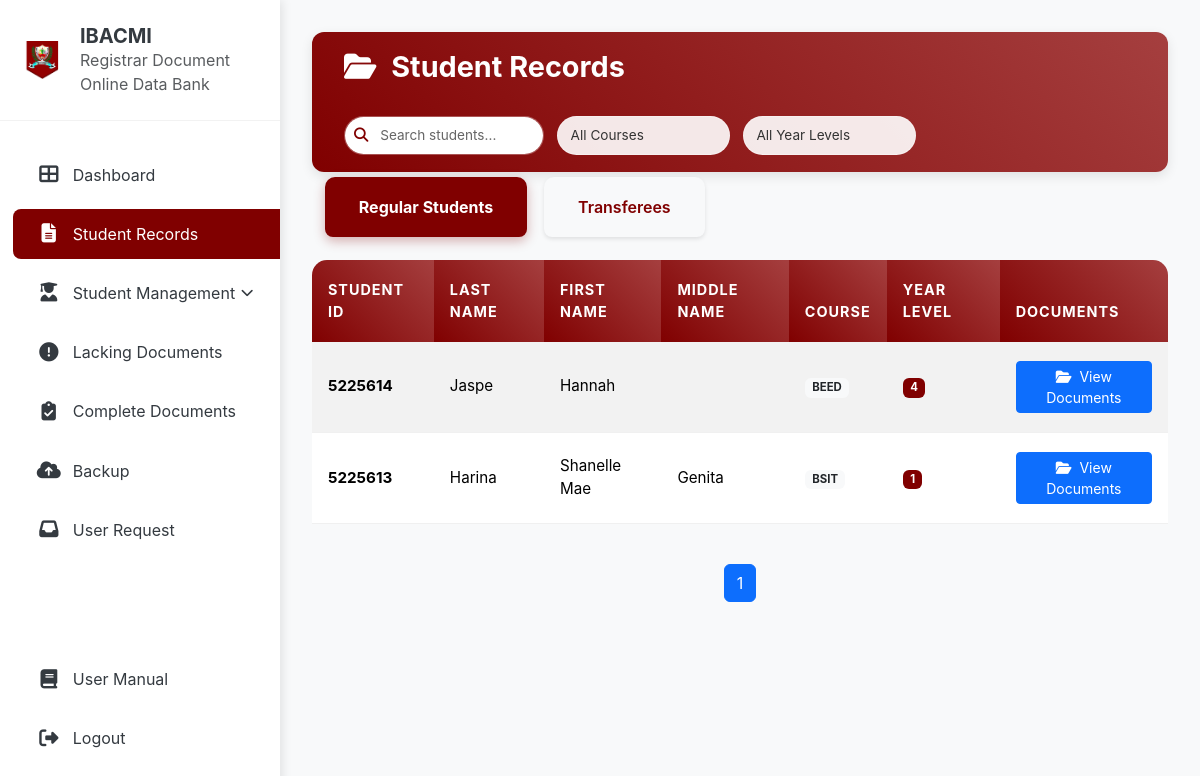
The page /AdminAccount/Document.php on the database as committed earlier.
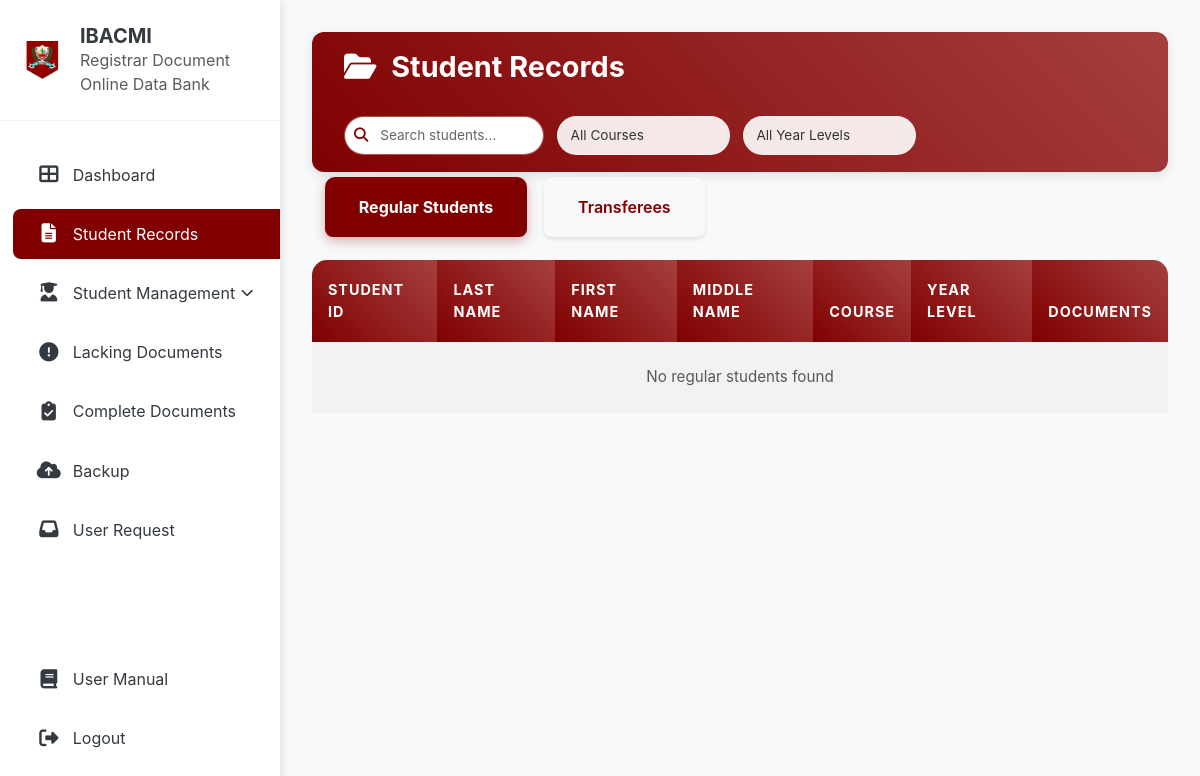
The same page on the database as committed later.
### tables this page shows
CREATE TABLE `students` (
  `id` int(11) NOT NULL,
  `student_id` varchar(20) NOT NULL,
  `first_name` varchar(50) NOT NULL,
  `middle_name` varchar(50) DEFAULT NULL,
  `last_name` varchar(50) NOT NULL,
  `course` varchar(10) NOT NULL,
  `year_level` int(11) NOT NULL,
  `student_type` enum('Regular','Transferee') NOT NULL DEFAULT 'Regular',
  `marriage_cert_required` tinyint(1) DEFAULT 0,
  `status` enum('complete','incomplete','archived') NOT NULL DEFAULT 'incomplete',
  `date_added` timestamp NOT NULL DEFAULT current_timestamp(),
  `graduation_date` date DEFAULT NULL,
  `is_graduated` tinyint(1) DEFAULT 0,
  `is_archived` tinyint(1) DEFAULT 0
);

### AdminAccount/Document.php (the view, shortened to what this page needs)
<?php
$isStaffView = defined('IS_STAFF_VIEW') && IS_STAFF_VIEW;
$staffInfo = $isStaffView && defined('STAFF_INFO') ? STAFF_INFO : array();
$page = isset($_GET['page']) ? (int)$_GET['page'] : 1;
$limit = 25;
$offset = ($page - 1) * $limit;
$sql_regular = "
    SELECT id, student_id, last_name, first_name, middle_name, course, year_level
    FROM students
    WHERE student_type = 'Regular'
    ORDER BY date_added DESC
    LIMIT $limit OFFSET $offset
";
$result_regular = $conn->query($sql_regular);
$sql_count_regular = "SELECT COUNT(*) as total FROM students WHERE student_type = 'Regular'";
$result_count_regular = $conn->query($sql_count_regular);
$row_count_regular = $result_count_regular->fetch_assoc();
$total_pages_regular = ceil($row_count_regular['total'] / $limit);
?>
<!DOCTYPE html>
<html lang="en">
<head>
    <link href="../bootstrap/css/bootstrap.min.css" rel="stylesheet">
    <link href="https://cdnjs.cloudflare.com/ajax/libs/font-awesome/6.5.1/css/all.min.css" rel="stylesheet">
    <?php if ($isStaffView): ?>
        <link href="../AdminAccount/css/sidebar.css" rel="stylesheet">
    <?php else: ?>
        <link href="css/sidebar.css" rel="stylesheet">
    <?php endif; ?>
</head>
<body>
    <div class="container-fluid p-0">
        <?php
        if ($isStaffView) {
            include '../StaffAccount/staffsidebar.php';
            renderSidebar('students', 'staff', $staffInfo);
        } else {
            include 'sidebar.php';
            renderSidebar('document');
        }
        ?>
        <div class="main-content">
            <div class="page-header-container no-print">
                <div class="page-header-left">
                    <h1><i class="fas fa-folder-open me-2"></i> Student Records</h1>
                </div>
                <div class="page-header-controls">
                    <div class="filter-container active" id="regular-controls">
                        <div class="search-container">
                            <i class="fas fa-search"></i>
                            <input type="text" id="regularStudentSearch" placeholder="Search students..." class="form-control">
                        </div>
                        <select id="regularStudentCourseFilter" class="form-select">
                            <option value="all">All Courses</option>
                        </select>
                        <select id="regularYearLevelFilter" class="form-select">
                            <option value="all">All Year Levels</option>
                        </select>
                    </div>
                </div>
            </div>
            <div class="tab-navigation-container no-print">
                <ul class="nav nav-tabs" id="studentTabs" role="tablist">
                    <li class="nav-item" role="presentation">
                        <button class="nav-link active" id="regular-students-tab" data-bs-toggle="tab" data-bs-target="#regular-students" type="button" role="tab" aria-controls="regular-students" aria-selected="true">
                            Regular Students
                        </button>
                    </li>
                    <li class="nav-item" role="presentation">
                        <button class="nav-link" id="transferees-tab" data-bs-toggle="tab" data-bs-target="#transferees" type="button" role="tab" aria-controls="transferees" aria-selected="false">
                            Transferees
                        </button>
                    </li>
                </ul>
            </div>
            <div class="tab-content" id="studentTabsContent">
                <div class="tab-pane fade show active" id="regular-students" role="tabpanel" aria-labelledby="regular-students-tab">
                    <div class="table-container no-print">
                        <div class="table-responsive">
                            <table class="table data-table table-striped table-hover">
                                <thead>
                                    <tr>
                                        <th>Student ID</th>
                                        <th>Last Name</th>
                                        <th>First Name</th>
                                        <th>Middle Name</th>
                                        <th>Course</th>
                                        <th>Year Level</th>
                                        <th>Documents</th>
                                    </tr>
                                </thead>
                                <tbody>
                                    <?php
                                    if ($result_regular && $result_regular->num_rows > 0) {
                                        while ($row = $result_regular->fetch_assoc()) {
                                            $studentId = $row['student_id'];
                                            $studentDbId = $row['id'];
                                            echo "<tr data-course='" . htmlspecialchars($row['course']) . "'>
                                                    <td><strong>" . htmlspecialchars($studentId) . "</strong></td>
                                                    <td>" . htmlspecialchars($row['last_name']) . "</td>
                                                    <td>" . htmlspecialchars($row['first_name']) . "</td>
                                                    <td>" . htmlspecialchars($row['middle_name']) . "</td>
                                                    <td><span class='badge bg-light text-dark'>" . htmlspecialchars($row['course']) . "</span></td>
                                                    <td><span class='badge bg-maroon'>" . htmlspecialchars($row['year_level']) . "</span></td>
                                                    <td>
                                                        <button type='button' class='btn btn-primary btn-sm view-docs'
                                                                data-bs-toggle='modal'
                                                                data-bs-target='#documentModal'
                                                                data-student-id='" . htmlspecialchars($studentDbId) . "'
                                                                data-student-name='" . htmlspecialchars($row['first_name'] . ' ' . $row['last_name']) . "'
                                                                data-student-type='Regular'>
                                                            <i class='fas fa-folder-open me-1'></i> View Documents
                                                        </button>
                                                    </td>
                                                  </tr>";
                                        }
                                    } else {
                                        echo "<tr><td colspan='7' class='text-center text-muted py-4'>No regular students found</td></tr>";
                                    }
                                    ?>
                                </tbody>
                            </table>
                        </div>
                        <nav aria-label="Page navigation" class="mt-4 no-print">
                            <ul class="pagination justify-content-center">
                                <?php for ($i = 1; $i <= $total_pages_regular; $i++): ?>
                                    <li class="page-item <?php echo $i == $page ? 'active' : ''; ?>">
                                        <a class="page-link" href="?page=<?php echo $i; ?>"><?php echo $i; ?></a>
                                    </li>
                                <?php endfor; ?>
                            </ul>
                        </nav>
                    </div>
                </div>
            </div>
        </div>
    </div>
<?php
if (!$isStaffView): ?>
</body>
</html>
<?php endif; ?>

### AdminAccount/sidebar.php
<?php
function renderSidebar($activePage = 'dashboard', $headerType = 'logo', $staffInfo = null) {
    $navItems = [
        'dashboard' => ['href' => 'dashboard.php', 'icon' => 'fa-th-large', 'text' => 'Dashboard'],
        'document' => ['href' => 'Document.php', 'icon' => 'fa-file-alt', 'text' => 'Student Records'],
        'student_management' => ['submenu' => true],
        'lacking' => ['href' => 'lackingofdoc.php', 'icon' => 'fa-exclamation-circle', 'text' => 'Lacking Documents'],
        'complete' => ['href' => 'completedoc.php', 'icon' => 'fa-clipboard-check', 'text' => 'Complete Documents'],
        'backup' => ['href' => 'backup.html', 'icon' => 'fa-cloud-upload-alt', 'text' => 'Backup'],
    ];
    if ($headerType !== 'profile') {
        $navItems['userrequest'] = ['href' => 'userrequest.html', 'icon' => 'fa-inbox', 'text' => 'User Request'];
    }
    $bottomItems = [
        'manual' => ['href' => 'usersmanual.html', 'icon' => 'fa-book', 'text' => 'User Manual'],
        'logout' => ['href' => 'landingpage.html', 'icon' => 'fa-sign-out-alt', 'text' => 'Logout'],
    ];
    echo '<nav class="sidebar">';
    if ($headerType === 'profile' && $staffInfo) {
        echo '<div class="brand-container">
            <div class="profile-container">
                <div class="profile-image">
                    ' . (!empty($staffInfo['profile_picture']) ? '<img src="' . htmlspecialchars($staffInfo['profile_picture']) . '" alt="Profile">' : '<i class="fas fa-user-circle"></i>') . '
                </div>
                <div class="profile-info">
                    <h6 class="mb-0">' . htmlspecialchars($staffInfo['first_name'] ?? '') . ' ' . htmlspecialchars($staffInfo['last_name'] ?? '') . '</h6>
                    <span class="profile-role">' . htmlspecialchars($staffInfo['position'] ?? '') . '</span>
                </div>
                <button class="btn btn-sm btn-outline-primary edit-profile-btn" data-bs-toggle="modal" data-bs-target="#profileModal">
                    <i class="fas fa-edit"></i>
                </button>
            </div>
        </div>';
    } else {
        echo '<div class="brand-container d-flex align-items-center">
            <img src="../photos/IBAlogo.png" alt="IBACMI Logo" class="me-3">
            <div class="brand-text">
                <h5 class="mb-0 fw-bold">IBACMI</h5>
                <span class="text-muted fs-6">Registrar Document Online Data Bank</span>
            </div>
        </div>';
    }
    echo '<div class="menu-bar mt-4">
            <ul class="nav flex-column">';
    foreach ($navItems as $key => $item) {
        if ($key === 'student_management') {
            echo '<li class="nav-item position-relative">
                <a class="nav-link" href="#">
                    <div class="nav-link-content">
                        <i class="fas fa-user-graduate"></i>
                        <span class="nav-text" style="white-space: nowrap;">Student Management</span>
                    </div>
                    <i class="fas fa-chevron-down dropdown-icon"></i>
                </a>
                <ul class="nav flex-column submenu">
                    <li class="nav-item">
                        <a class="nav-link" href="newstudent.html">
                            <i class="fas fa-user-plus"></i>
                            <span class="nav-text">New Student</span>
                        </a>
                    </li>
                    <li class="nav-item">
                        <a class="nav-link" href="transferee.html">
                            <i class="fas fa-user-plus"></i>
                            <span class="nav-text">Transferee</span>
                        </a>
                    </li>
                </ul>
            </li>';
        } else {
            $active = ($activePage === $key) ? ' active' : '';
            echo '<li class="nav-item">
                <a class="nav-link' . $active . '" href="' . $item['href'] . '">
                    <div class="nav-link-content">
                        <i class="fas ' . $item['icon'] . '"></i>
                        <span class="nav-text">' . $item['text'] . '</span>
                    </div>
                </a>
            </li>';
        }
    }
    echo '</ul>
        </div>
        <div class="bottom-content mt-auto">
            <ul class="nav flex-column">';
    foreach ($bottomItems as $key => $item) {
        $active = ($activePage === $key) ? ' active' : '';
        echo '<li class="nav-item">
            <a class="nav-link' . $active . '" href="' . $item['href'] . '">
                <div class="nav-link-content">
                    <i class="fas ' . $item['icon'] . '"></i>
                    <span class="nav-text">' . $item['text'] . '</span>
                </div>
            </a>
        </li>';
    }
    echo '</ul>
        </div>
    </nav>';
}
?>

### AdminAccount/css/sidebar.css (style rules this page uses)
:root { --primary: #800000; --primary-hover: #6a0000; --primary-light: #a52a2a; --primary-dark: #600000; --sidebar-bg: #ffffff; --text-dark: #343a40; --border-radius: 12px; --transition: all 0.3s ease; --card-shadow: 0 4px 12px rgba(0, 0, 0, 0.1); --gray-50: #f9fafb; --gray-100: #f3f4f6; --gray-200: #e5e7eb; --gray-300: #d1d5db; --gray-400: #9ca3af; --gray-500: #6b7280; --gray-600: #4b5563; --gray-700: #374151; --gray-800: #1f2937; --gray-900: #111827; --success: #10b981; --warning: #f59e0b; --danger: #ef4444; --info: #3b82f6; }
body { font-family: 'Inter', -apple-system, BlinkMacSystemFont, 'Segoe UI', Roboto, sans-serif; background-color: var(--gray-50); color: var(--text-dark); margin: 0; padding: 0; }
.sidebar { width: 280px; height: 100vh; position: fixed; top: 0; left: 0; background-color: var(--sidebar-bg); box-shadow: 2px 0 10px rgba(0, 0, 0, 0.1); z-index: 1000; overflow-y: auto; display: flex; flex-direction: column; }
.brand-container { padding: 1.5rem; border-bottom: 1px solid rgba(0, 0, 0, 0.05); }
.brand-container img { width: 40px; }
.brand-text h5 { margin-bottom: 0; font-weight: bold; }
.brand-text .text-muted { font-size: 0.9rem; }
.nav-link { color: var(--text-dark); padding: 0.8rem 1.5rem; margin: 0.3rem 0.8rem; border-radius: 8px; display: flex; align-items: center; justify-content: flex-start; transition: var(--transition); text-decoration: none; }
.nav-link-content { display: flex; align-items: center; flex: 1; }
.nav-link-content i, .nav-link > i { margin-right: 12px; font-size: 1.2rem; width: 24px; text-align: center; }
.nav-link-content .nav-text, .nav-link > .nav-text { flex: 1; text-align: left; white-space: nowrap; }
.nav-link-content .dropdown-icon, .nav-link > .dropdown-icon { margin-left: auto; font-size: 0.8rem; transition: transform 0.3s ease; flex-shrink: 0; }
.nav-link:hover, .nav-link.active { background-color: var(--primary); color: white !important; text-decoration: none; }
.menu-bar { flex-grow: 1; margin-top: 1rem; }
.bottom-content { margin-top: auto; padding-bottom: 2rem; }
.main-content { margin-left: 280px; padding: 2rem; min-height: 100vh; }

Rows that differ between the two databases and show on the page:
removed students: student "5225614", last_name "Jaspe", first_name "Hannah", course "BEED", year_level "4"
removed students: student "5225613", last_name "Harina", first_name "Shanelle Mae", middle_name "Genita", course "BSIT", year_level "1"
Other text that changed with them:
text now shown: "No regular students found"
list line gone: "1"
